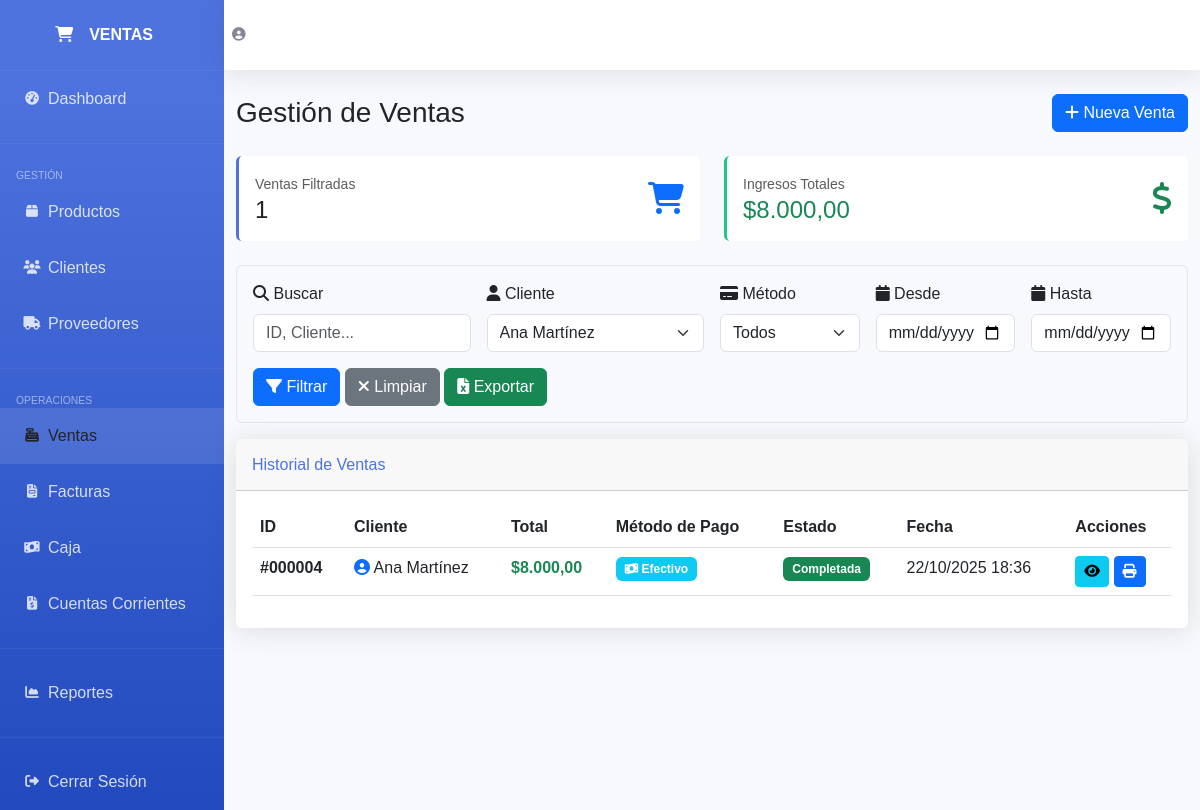
Before: /ventas.php?cliente=4 with the older database file.
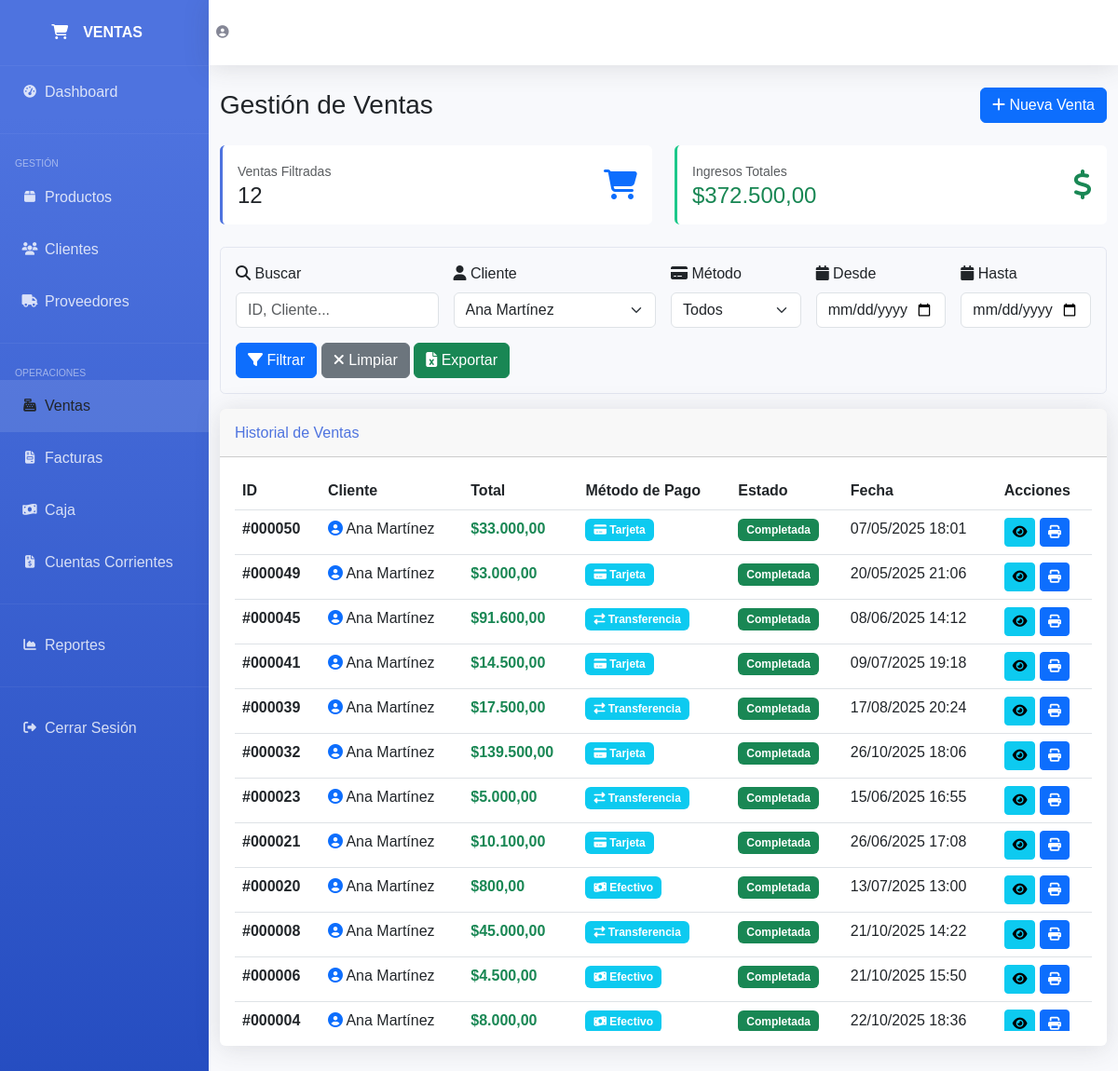
After: the same page with the newer database file.
### tables this page shows
CREATE TABLE `ventas` (
  `id` int(11) NOT NULL,
  `cliente_id` int(11) NOT NULL,
  `usuario_id` int(11) NOT NULL,
  `total` decimal(10,2) NOT NULL,
  `metodo_pago` enum('efectivo','tarjeta','transferencia') NOT NULL,
  `estado` enum('pendiente','completada','cancelada') DEFAULT 'completada',
  `fecha_venta` timestamp NOT NULL DEFAULT current_timestamp()
);

CREATE TABLE `clientes` (
  `id` int(11) NOT NULL,
  `nombre` varchar(100) NOT NULL,
  `apellido` varchar(100) NOT NULL,
  `email` varchar(100) DEFAULT NULL,
  `telefono` varchar(20) DEFAULT NULL,
  `direccion` text DEFAULT NULL,
  `dni` varchar(20) DEFAULT NULL,
  `estado` tinyint(1) DEFAULT 1,
  `fecha_creacion` timestamp NOT NULL DEFAULT current_timestamp()
);

### config.php (called while the page is built, shortened)
<?php
function formatear_precio($precio) {
    return '$' . number_format($precio, 2, ',', '.');
}
function formatear_fecha($fecha) {
    return date('d/m/Y H:i', strtotime($fecha));
}
?>

### ventas.php (the view, shortened to what the changed rows need)
<?php
require_once 'config.php';
$filtro_cliente = isset($_GET['cliente']) ? intval($_GET['cliente']) : 0;
$sql_ventas = "SELECT v.*, c.nombre as cliente_nombre, c.apellido as cliente_apellido
               FROM ventas v
               INNER JOIN clientes c ON v.cliente_id = c.id
               WHERE 1=1";
if ($filtro_cliente > 0) {
    $sql_ventas .= " AND v.cliente_id = " . $filtro_cliente;
}
$sql_ventas .= " ORDER BY v.id DESC LIMIT 100";
$result_ventas = $conn->query($sql_ventas);
$sql_totales = "SELECT COUNT(*) as cantidad, SUM(v.total) as total_ingresos
                FROM ventas v
                INNER JOIN clientes c ON v.cliente_id = c.id
                WHERE v.estado='completada'";
if ($filtro_cliente > 0) $sql_totales .= " AND v.cliente_id = " . $filtro_cliente;
$totales = $conn->query($sql_totales)->fetch_assoc();
?>
<!DOCTYPE html>
<html lang="es">
<head>
    <link href="https://cdnjs.cloudflare.com/ajax/libs/bootstrap/5.3.0/css/bootstrap.min.css" rel="stylesheet">
    <link href="https://cdnjs.cloudflare.com/ajax/libs/font-awesome/6.4.0/css/all.min.css" rel="stylesheet">
</head>
<body>
    <div id="wrapper">
        <div id="content-wrapper">
            <div class="container-fluid">
                <div class="d-sm-flex align-items-center justify-content-between mb-4">
                    <h1 class="h3 mb-0 text-gray-800">Gestión de Ventas</h1>
                </div>
                <div class="row mb-4">
                    <div class="col-md-6">
                        <div class="stat-box">
                            <div class="d-flex justify-content-between align-items-center">
                                <div>
                                    <small class="text-muted">Ventas Filtradas</small>
                                    <h4 class="mb-0"><?php echo $totales['cantidad'] ?? 0; ?></h4>
                                </div>
                            </div>
                        </div>
                    </div>
                    <div class="col-md-6">
                        <div class="stat-box" style="border-left-color: var(--success)">
                            <div class="d-flex justify-content-between align-items-center">
                                <div>
                                    <small class="text-muted">Ingresos Totales</small>
                                    <h4 class="mb-0 text-success"><?php echo formatear_precio($totales['total_ingresos'] ?? 0); ?></h4>
                                </div>
                            </div>
                        </div>
                    </div>
                </div>
                <div class="card">
                    <div class="card-body">
                        <div class="table-responsive">
                            <table class="table table-hover">
                                <thead>
                                    <tr>
                                        <th>ID</th>
                                        <th>Cliente</th>
                                        <th>Total</th>
                                        <th>Método de Pago</th>
                                        <th>Estado</th>
                                        <th>Fecha</th>
                                        <th>Acciones</th>
                                    </tr>
                                </thead>
                                <tbody>
                                    <?php
                                    if($result_ventas->num_rows > 0):
                                        while($row = $result_ventas->fetch_assoc()):
                                    ?>
                                    <tr>
                                        <td><strong>#<?php echo str_pad($row['id'], 6, '0', STR_PAD_LEFT); ?></strong></td>
                                        <td>
                                            <i class="fas fa-user-circle text-primary"></i>
                                            <?php echo $row['cliente_nombre'] . ' ' . $row['cliente_apellido']; ?>
                                        </td>
                                        <td class="text-success fw-bold"><?php echo formatear_precio($row['total']); ?></td>
                                        <td>
                                            <?php
                                            $iconos = [
                                                'efectivo' => 'fa-money-bill-wave',
                                                'tarjeta' => 'fa-credit-card',
                                                'transferencia' => 'fa-exchange-alt'
                                            ];
                                            ?>
                                            <span class="badge bg-info">
                                                <i class="fas <?php echo $iconos[$row['metodo_pago']] ?? 'fa-wallet'; ?>"></i>
                                                <?php echo ucfirst($row['metodo_pago']); ?>
                                            </span>
                                        </td>
                                        <td>
                                            <span class="badge bg-success">
                                                <?php echo ucfirst($row['estado']); ?>
                                            </span>
                                        </td>
                                        <td><?php echo formatear_fecha($row['fecha_venta']); ?></td>
                                        <td>
                                            <button class="btn btn-info btn-sm" onclick="verDetalle(<?php echo $row['id']; ?>)" title="Ver Detalle">
                                                <i class="fas fa-eye"></i>
                                            </button>
                                            <button class="btn btn-primary btn-sm" onclick="imprimirTicket(<?php echo $row['id']; ?>)" title="Imprimir">
                                                <i class="fas fa-print"></i>
                                            </button>
                                        </td>
                                    </tr>
                                    <?php
                                        endwhile;
                                    endif; ?>
                                </tbody>
                            </table>
                        </div>
                    </div>
                </div>
            </div>
        </div>
    </div>
</body>
</html>

Changed rows visible on the page:
added ventas: id "000050", cliente.nombre "Ana", cliente.apellido "Martínez", total "$33.000,00", metodo_pago "Tarjeta", estado "Completada", fecha_venta "07/05/2025 18:01"
added ventas: id "000049", cliente.nombre "Ana", cliente.apellido "Martínez", total "$3.000,00", metodo_pago "Tarjeta", estado "Completada", fecha_venta "20/05/2025 21:06"
added ventas: id "000045", cliente.nombre "Ana", cliente.apellido "Martínez", total "$91.600,00", metodo_pago "Transferencia", estado "Completada", fecha_venta "08/06/2025 14:12"
added ventas: id "000041", cliente.nombre "Ana", cliente.apellido "Martínez", total "$14.500,00", metodo_pago "Tarjeta", estado "Completada", fecha_venta "09/07/2025 19:18"
added ventas: id "000039", cliente.nombre "Ana", cliente.apellido "Martínez", total "$17.500,00", metodo_pago "Transferencia", estado "Completada", fecha_venta "17/08/2025 20:24"
added ventas: id "000032", cliente.nombre "Ana", cliente.apellido "Martínez", total "$139.500,00", metodo_pago "Tarjeta", estado "Completada", fecha_venta "26/10/2025 18:06"
added ventas: id "000023", cliente.nombre "Ana", cliente.apellido "Martínez", total "$5.000,00", metodo_pago "Transferencia", estado "Completada", fecha_venta "15/06/2025 16:55"
added ventas: id "000021", cliente.nombre "Ana", cliente.apellido "Martínez", total "$10.100,00", metodo_pago "Tarjeta", estado "Completada", fecha_venta "26/06/2025 17:08"
added ventas: id "000020", cliente.nombre "Ana", cliente.apellido "Martínez", total "$800,00", metodo_pago "Efectivo", estado "Completada", fecha_venta "13/07/2025 13:00"
added ventas: id "000008", cliente.nombre "Ana", cliente.apellido "Martínez", total "$45.000,00", metodo_pago "Transferencia", estado "Completada", fecha_venta "21/10/2025 14:22"
added ventas: id "000006", cliente.nombre "Ana", cliente.apellido "Martínez", total "$4.500,00", metodo_pago "Efectivo", estado "Completada", fecha_venta "21/10/2025 15:50"
Other visible differences:
$totales['cantidad']: "1" → "12"
formatear_precio($totales['total_ingresos'] ?? 0): "$8.000,00" → "$372.500,00"
